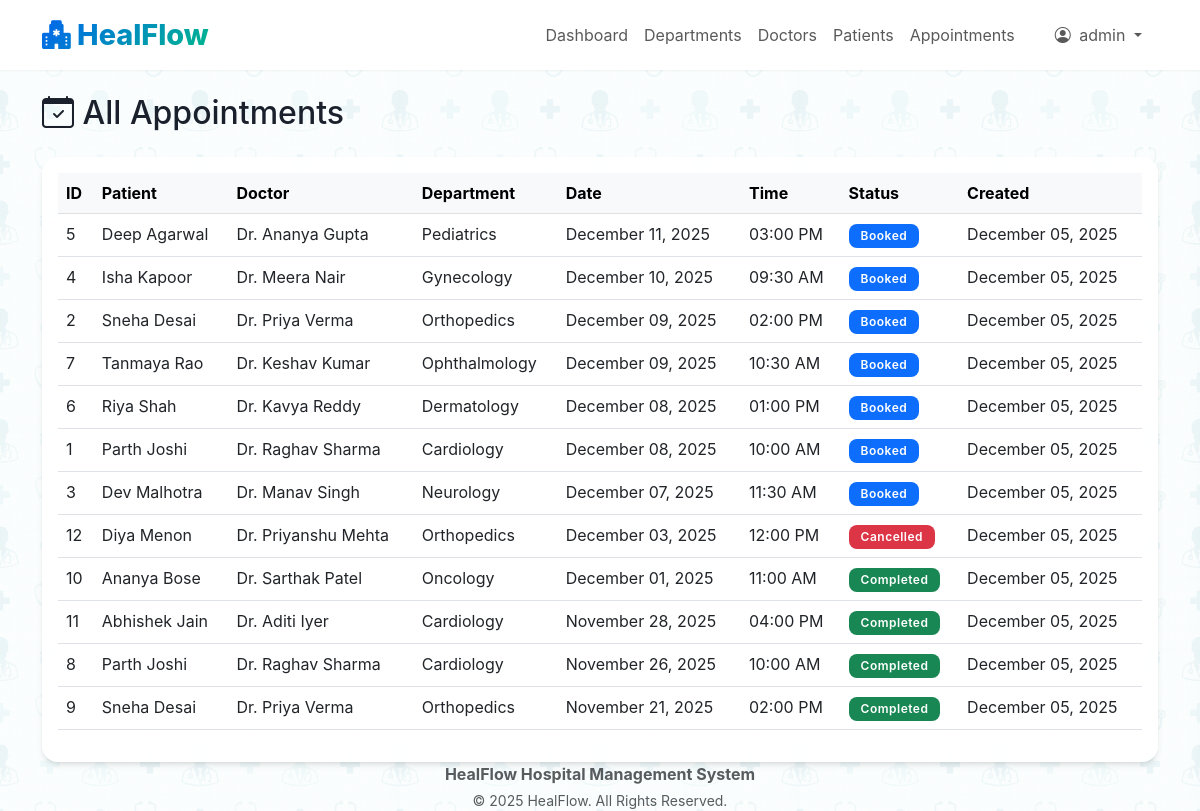
The page /admin/appointments (signed in) on the database its author committed.
### models.py (models this page shows, shortened)
class User(UserMixin, db.Model):
    __tablename__ = 'users'
    id = db.Column(db.Integer, primary_key=True)
    username = db.Column(db.String(80), unique=True, nullable=False)
    email = db.Column(db.String(120), unique=True, nullable=False)
    password_hash = db.Column(db.String(255), nullable=False)
    role = db.Column(db.String(20), nullable=False)
    created_at = db.Column(db.DateTime, default=datetime.utcnow)
    active = db.Column(db.Boolean, default=True)
    doctor = db.relationship('Doctor', backref='user', uselist=False, cascade='all, delete-orphan')
    patient = db.relationship('Patient', backref='user', uselist=False, cascade='all, delete-orphan')

class Appointment(db.Model):
    __tablename__ = 'appointments'
    id = db.Column(db.Integer, primary_key=True)
    patient_id = db.Column(db.Integer, db.ForeignKey('patients.id'), nullable=False)
    doctor_id = db.Column(db.Integer, db.ForeignKey('doctors.id'), nullable=False)
    appointment_date = db.Column(db.Date, nullable=False)
    appointment_time = db.Column(db.Time, nullable=False)
    status = db.Column(db.String(20), default='Booked')
    reason = db.Column(db.Text)
    created_at = db.Column(db.DateTime, default=datetime.utcnow)
    updated_at = db.Column(db.DateTime, default=datetime.utcnow, onupdate=datetime.utcnow)
    treatment = db.relationship('Treatment', backref='appointment', uselist=False, cascade='all, delete-orphan')

class Patient(db.Model):
    __tablename__ = 'patients'
    id = db.Column(db.Integer, primary_key=True)
    user_id = db.Column(db.Integer, db.ForeignKey('users.id'), nullable=False)
    full_name = db.Column(db.String(120), nullable=False)
    phone = db.Column(db.String(20))
    date_of_birth = db.Column(db.Date)
    gender = db.Column(db.String(10))
    address = db.Column(db.Text)
    blood_group = db.Column(db.String(5))
    created_at = db.Column(db.DateTime, default=datetime.utcnow)
    appointments = db.relationship('Appointment', backref='patient', lazy=True, cascade='all, delete-orphan')
    lab_bookings = db.relationship('LabBooking', backref='patient', lazy=True, cascade='all, delete-orphan')

class Doctor(db.Model):
    __tablename__ = 'doctors'
    id = db.Column(db.Integer, primary_key=True)
    user_id = db.Column(db.Integer, db.ForeignKey('users.id'), nullable=False)
    full_name = db.Column(db.String(120), nullable=False)
    department_id = db.Column(db.Integer, db.ForeignKey('departments.id'), nullable=False)
    phone = db.Column(db.String(20))
    qualification = db.Column(db.String(200))
    experience_years = db.Column(db.Integer)
    consultation_fee = db.Column(db.Float, default=0.0)
    created_at = db.Column(db.DateTime, default=datetime.utcnow)
    appointments = db.relationship('Appointment', backref='doctor', lazy=True)
    availability = db.relationship('DoctorAvailability', backref='doctor', cascade='all, delete-orphan')

class Department(db.Model):
    __tablename__ = 'departments'
    id = db.Column(db.Integer, primary_key=True)
    name = db.Column(db.String(100), unique=True, nullable=False)
    description = db.Column(db.Text)
    created_at = db.Column(db.DateTime, default=datetime.utcnow)
    doctors = db.relationship('Doctor', backref='department', lazy=True)

### app.py (the view)
@app.route('/admin/appointments')
@login_required
@admin_required
def admin_appointments():
    appointments = Appointment.query.order_by(Appointment.appointment_date.desc(), Appointment.appointment_time.desc()).all()
    return render_template('admin/appointments.html', appointments=appointments)

### app.py (called while the page is built)
@login_manager.user_loader
def load_user(user_id):
    return User.query.get(int(user_id))

def admin_required(f):
    @wraps(f)
    def decorated_function(*args, **kwargs):
        if not current_user.is_authenticated or current_user.role != 'admin':
            flash('Access denied. Admin privileges required.', 'danger')
            return redirect(url_for('index'))
        return f(*args, **kwargs)
    return decorated_function

@app.template_filter('format_date')
def format_date(value):
    if value is None:
        return ''
    return value.strftime('%B %d, %Y')

@app.template_filter('format_time')
def format_time(value):
    if value is None:
        return ''
    return value.strftime('%I:%M %p')

### templates/admin/appointments.html (shortened to what this page needs)
{% extends "base.html" %}
{% block content %}
<h2 class="mb-4"><i class="bi bi-calendar-check"></i> All Appointments</h2>
<div class="card">
    <div class="card-body">
        <div class="table-responsive">
            <table class="table table-hover">
                <thead class="table-light">
                    <tr>
                        <th>ID</th>
                        <th>Patient</th>
                        <th>Doctor</th>
                        <th>Department</th>
                        <th>Date</th>
                        <th>Time</th>
                        <th>Status</th>
                        <th>Created</th>
                    </tr>
                </thead>
                <tbody>
                    {% for appointment in appointments %}
                    <tr>
                        <td>{{ appointment.id }}</td>
                        <td>{{ appointment.patient.full_name }}</td>
                        <td>{{ appointment.doctor.full_name }}</td>
                        <td>{{ appointment.doctor.department.name }}</td>
                        <td>{{ appointment.appointment_date|format_date }}</td>
                        <td>{{ appointment.appointment_time|format_time }}</td>
                        <td>
                            {% if appointment.status == 'Booked' %}
                                <span class="badge bg-primary">{{ appointment.status }}</span>
                            {% elif appointment.status == 'Completed' %}
                                <span class="badge bg-success">{{ appointment.status }}</span>
                            {% else %}
                                <span class="badge bg-danger">{{ appointment.status }}</span>
                            {% endif %}
                        </td>
                        <td>{{ appointment.created_at|format_date }}</td>
                    </tr>
                    {% endfor %}
                </tbody>
            </table>
        </div>
    </div>
</div>
{% endblock %}

### templates/base.html (shortened to what this page needs)
<!DOCTYPE html>
<html lang="en">
<head>
    <link href="https://cdn.jsdelivr.net/npm/bootstrap@5.3.0/dist/css/bootstrap.min.css" rel="stylesheet">
    <link rel="stylesheet" href="https://cdn.jsdelivr.net/npm/bootstrap-icons@1.10.0/font/bootstrap-icons.css">
    <link rel="stylesheet" href="{{ url_for('static', filename='css/style.css') }}">
</head>
<body>
    {% if current_user.is_authenticated %}
    <nav class="navbar navbar-expand-lg navbar-light sticky-top">
        <div class="container">
            <a class="navbar-brand" href="{{ url_for('index') }}">
                <i class="bi bi-hospital-fill"></i> HealFlow
            </a>
            <div class="collapse navbar-collapse" id="navbarNav">
                <ul class="navbar-nav ms-auto align-items-center">
                    {% if current_user.role == 'admin' %}
                    <li class="nav-item">
                        <a class="nav-link" href="{{ url_for('admin_dashboard') }}">Dashboard</a>
                    </li>
                    <li class="nav-item">
                        <a class="nav-link" href="{{ url_for('admin_departments') }}">Departments</a>
                    </li>
                    <li class="nav-item">
                        <a class="nav-link" href="{{ url_for('admin_doctors') }}">Doctors</a>
                    </li>
                    <li class="nav-item">
                        <a class="nav-link" href="{{ url_for('admin_patients') }}">Patients</a>
                    </li>
                    <li class="nav-item">
                        <a class="nav-link" href="{{ url_for('admin_appointments') }}">Appointments</a>
                    </li>
                    {% endif %}
                    <li class="nav-item dropdown ms-3">
                        <a class="nav-link dropdown-toggle btn btn-outline-primary px-3 py-1" href="#" role="button"
                            data-bs-toggle="dropdown">
                            <i class="bi bi-person-circle me-1"></i> {{ current_user.username }}
                        </a>
                    </li>
                </ul>
            </div>
        </div>
    </nav>
    {% endif %}
    <div class="container mt-4">
        {% block content %}{% endblock %}
    </div>
    <footer class="text-center text-muted">
        <div class="container">
            <div class="row">
                <div class="col-md-12">
                    <p class="mb-1">
                        <strong>HealFlow Hospital Management System</strong>
                    </p>
                    <p class="small mb-0">
                        &copy; 2025 HealFlow. All Rights Reserved.
                    </p>
                </div>
            </div>
        </div>
    </footer>
</body>
</html>

### static/css/style.css (style rules this page uses)
:root { --primary-color: #0061f2; --primary-gradient: linear-gradient(135deg, #0061f2 0%, #00ba88 100%); --secondary-gradient: linear-gradient(135deg, #6900c7 0%, #00e0ff 100%); --accent-gradient: linear-gradient(135deg, #00ba88 0%, #00e0ff 100%); --surface-color: #ffffff; --text-primary: #1a202c; --text-secondary: #718096; --border-color: #e2e8f0; --shadow-sm: 0 1px 2px 0 rgba(0, 0, 0, 0.05); --shadow-md: 0 4px 6px -1px rgba(0, 0, 0, 0.1), 0 2px 4px -1px rgba(0, 0, 0, 0.06); --shadow-lg: 0 10px 15px -3px rgba(0, 0, 0, 0.1), 0 4px 6px -2px rgba(0, 0, 0, 0.05); --glass-bg: rgba(255, 255, 255, 0.95); }
body { min-height: 100vh; display: flex; flex-direction: column; background-color: #f8fafc; background-image: url('../images/bg.png'); background-repeat: repeat; background-size: 400px; background-attachment: fixed; font-family: 'Inter', 'Segoe UI', sans-serif; color: var(--text-primary); }
.navbar { background: var(--glass-bg); backdrop-filter: blur(10px); border-bottom: 1px solid rgba(255, 255, 255, 0.3); box-shadow: var(--shadow-sm); }
.navbar-brand { font-weight: 800; background: var(--primary-gradient); background-clip: text; -webkit-background-clip: text; -webkit-text-fill-color: transparent; color: transparent; font-size: 1.8rem; }
.card { border: none; border-radius: 16px; background: var(--glass-bg); box-shadow: var(--shadow-md); transition: all 0.3s cubic-bezier(0.4, 0, 0.2, 1); overflow: hidden; }
.badge { padding: 0.5em 1em; border-radius: 8px; font-weight: 600; letter-spacing: 0.5px; }

### rows shown on the page
User: username "admin"
Appointment: id "5", patient.full_name "Deep Agarwal", doctor.full_name "Dr. Ananya Gupta", doctor.department.name "Pediatrics", appointment_date "December 11, 2025", appointment_time "03:00 PM", status "Booked", created_at "December 05, 2025"
Appointment: id "4", patient.full_name "Isha Kapoor", doctor.full_name "Dr. Meera Nair", doctor.department.name "Gynecology", appointment_date "December 10, 2025", appointment_time "09:30 AM", status "Booked", created_at "December 05, 2025"
Appointment: id "2", patient.full_name "Sneha Desai", doctor.full_name "Dr. Priya Verma", doctor.department.name "Orthopedics", appointment_date "December 09, 2025", appointment_time "02:00 PM", status "Booked", created_at "December 05, 2025"
Appointment: id "7", patient.full_name "Tanmaya Rao", doctor.full_name "Dr. Keshav Kumar", doctor.department.name "Ophthalmology", appointment_date "December 09, 2025", appointment_time "10:30 AM", status "Booked", created_at "December 05, 2025"
Appointment: id "6", patient.full_name "Riya Shah", doctor.full_name "Dr. Kavya Reddy", doctor.department.name "Dermatology", appointment_date "December 08, 2025", appointment_time "01:00 PM", status "Booked", created_at "December 05, 2025"
Appointment: id "1", patient.full_name "Parth Joshi", doctor.full_name "Dr. Raghav Sharma", doctor.department.name "Cardiology", appointment_date "December 08, 2025", appointment_time "10:00 AM", status "Booked", created_at "December 05, 2025"
Appointment: id "3", patient.full_name "Dev Malhotra", doctor.full_name "Dr. Manav Singh", doctor.department.name "Neurology", appointment_date "December 07, 2025", appointment_time "11:30 AM", status "Booked", created_at "December 05, 2025"
Appointment: id "12", patient.full_name "Diya Menon", doctor.full_name "Dr. Priyanshu Mehta", doctor.department.name "Orthopedics", appointment_date "December 03, 2025", appointment_time "12:00 PM", status "Cancelled", created_at "December 05, 2025"
Appointment: id "10", patient.full_name "Ananya Bose", doctor.full_name "Dr. Sarthak Patel", doctor.department.name "Oncology", appointment_date "December 01, 2025", appointment_time "11:00 AM", status "Completed", created_at "December 05, 2025"
Appointment: id "11", patient.full_name "Abhishek Jain", doctor.full_name "Dr. Aditi Iyer", doctor.department.name "Cardiology", appointment_date "November 28, 2025", appointment_time "04:00 PM", status "Completed", created_at "December 05, 2025"
Appointment: id "8", patient.full_name "Parth Joshi", doctor.full_name "Dr. Raghav Sharma", doctor.department.name "Cardiology", appointment_date "November 26, 2025", appointment_time "10:00 AM", status "Completed", created_at "December 05, 2025"
Appointment: id "9", patient.full_name "Sneha Desai", doctor.full_name "Dr. Priya Verma", doctor.department.name "Orthopedics", appointment_date "November 21, 2025", appointment_time "02:00 PM", status "Completed", created_at "December 05, 2025"
